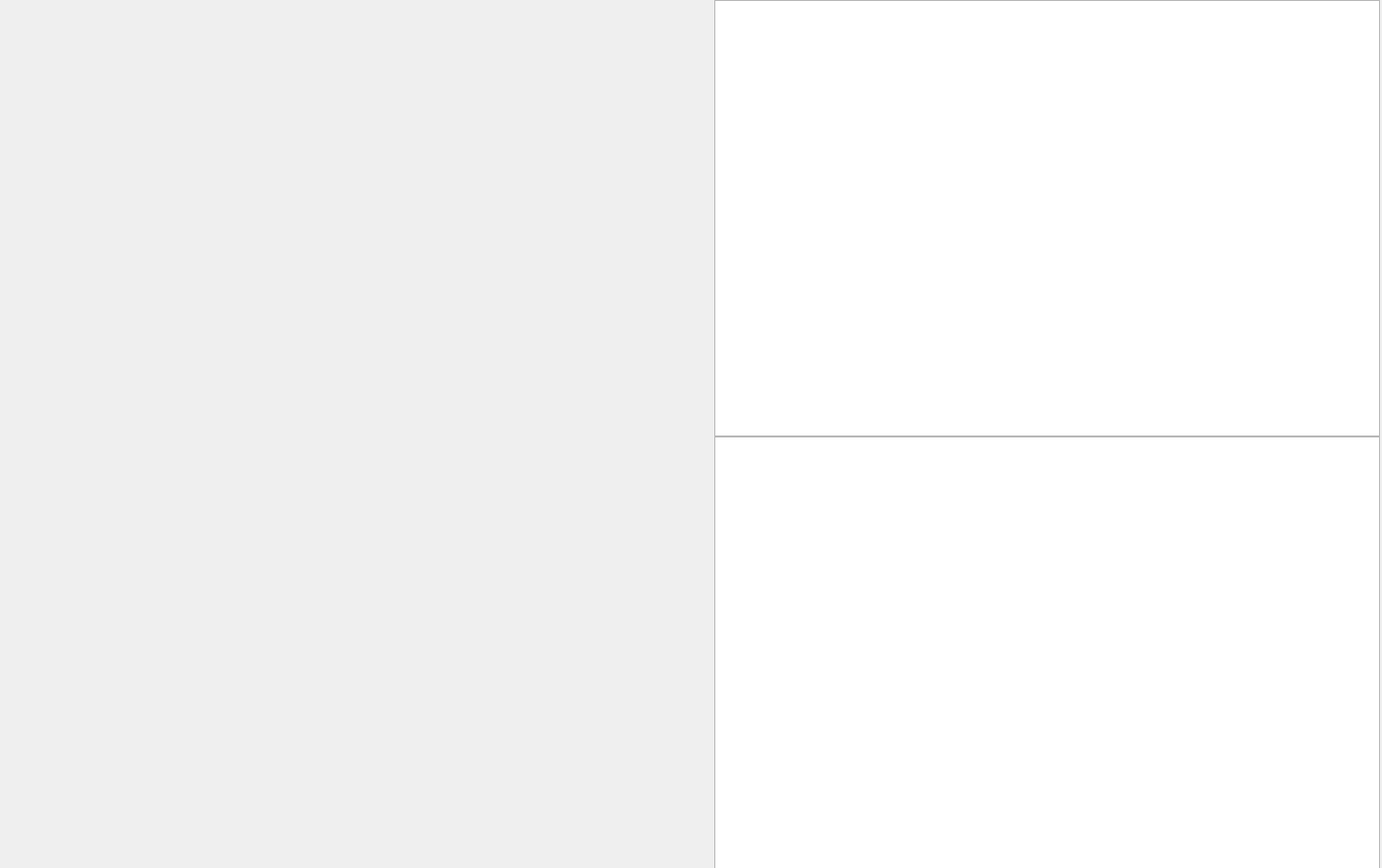
<?xml version="1.0" encoding="UTF-8"?>
<ui version="4.0">
 <class>trolleybus23</class>
 <widget class="QDialog" name="trolleybus23">
  <property name="geometry">
   <rect>
    <x>0</x>
    <y>0</y>
    <width>1393</width>
    <height>875</height>
   </rect>
  </property>
  <property name="windowTitle">
   <string>ТРОЛЕЙБУС 23 РЯШІВСЬКА  - АВТОВОКЗАЛ</string>
  </property>
  <widget class="QLabel" name="image">
   <property name="geometry">
    <rect>
     <x>-620</x>
     <y>-150</y>
     <width>2031</width>
     <height>1031</height>
    </rect>
   </property>
   <property name="text">
    <string/>
   </property>
   <property name="pixmap">
    <pixmap>images/00137640.jpg</pixmap>
   </property>
  </widget>
  <widget class="QTableView" name="tableView">
   <property name="geometry">
    <rect>
     <x>720</x>
     <y>0</y>
     <width>671</width>
     <height>440</height>
    </rect>
   </property>
  </widget>
  <widget class="QTableView" name="tableView_2">
   <property name="geometry">
    <rect>
     <x>720</x>
     <y>440</y>
     <width>671</width>
     <height>441</height>
    </rect>
   </property>
  </widget>
 </widget>
 <resources/>
 <connections/>
</ui>
